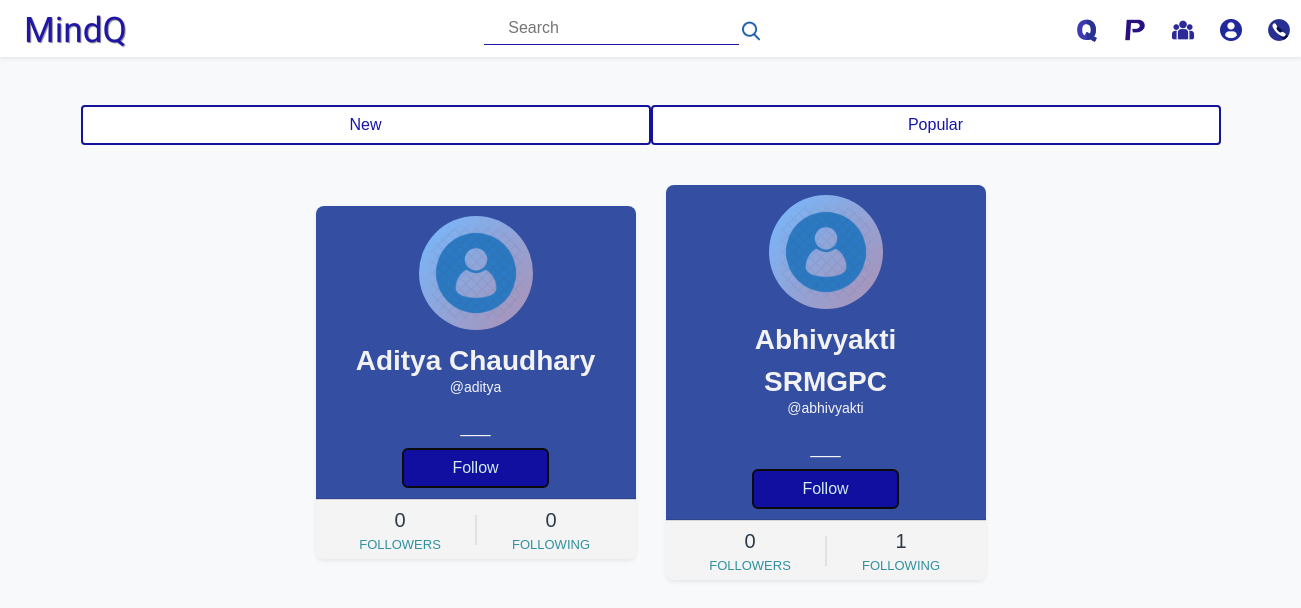
Page /profile/people_you_may_know/ (signed in) on the committed database.
### user_profile/models.py (models this page shows, shortened)
class Profile(models.Model):
    key = models.AutoField(primary_key=True)
    user = models.OneToOneField(User,on_delete=models.CASCADE,blank=True)
    name = models.CharField(max_length=50,null=True)
    job = models.CharField(max_length=100,null=True,default='___',blank=True)
    bio = models.CharField(max_length=500,null=True)
    followers = models.ManyToManyField(User, related_name='followers_ofUser')
    following = models.ManyToManyField(User, related_name='following_ofUser')
    account_created = models.DateField(auto_now_add=True)
    profile_image = models.ImageField(upload_to='user_profile',default='user_profile/default_profile2.png')
    def num_followers(self):
        return self.followers.all().count()
    def num_following(self):
        return self.following.all().count()

### user_profile/views.py (the view)
# urls.py: path('people_you_may_know/',views.peopleYouMayKnow,name="peopleYouMayKnow"),
@login_required(login_url='/login/')
def peopleYouMayKnow(request):
    profiles = Profile.objects.all().order_by('-account_created')
    context = {'profiles':profiles}
    return render(request,'user_profile/peopleYouMayKnow.html',context)

### templates/user_profile/peopleYouMayKnow.html (shortened to what this page needs)
{% extends 'qna/base.html' %}
{% load static %}
{% block title %}
<link rel="stylesheet" href="{% static 'user_profile/css/peopleYouMayKnow.css' %}">
{% endblock %}
{% block content %}
<div class="container mt-5">
    <div class="row">
        <div class="col-md-6 px-0 mx-0">
            <a href="#" class="btn filterbtn d-block mx-lg-0 mx-4">New</a>
        </div>
        <div class="col-md-6 px-0 mx-0">
            <a href="#" class="btn filterbtn d-block mx-lg-0 mx-4">Popular</a>
        </div>
    </div>
</div>
<div class="main">
    {% for i in profiles %}
    {% if i.user.pk == 2 or i.user == request.user %}
    {% else %}
    <div class="profile-card shadow-sm">
        <div class="card-header">
            <div class="pic">
                <img src="{{ i.profile_image.url }}" alt="">
            </div>
            <a class="name" href="{% url 'viewProfile' i.user.pk %}">{{ i.name }}</a>
            <a href="{% url 'viewProfile' i.user.pk %}" class="username">@{{ i.user }}</a>
            <div class="desc">{{ i.job }}</div>
            <form action="{% url 'follow-view' %}" method="POST" class='follow-form mt-2' id='{{i.key}}'>
                <button type="submit" class="btn px-5 follow-btn follow-btn{{i.key}} px-0">
                    {% if request.user not in i.followers.all %}
                    <span>Follow</span>
                    {% else %}
                    <span>Unfollow</span>
                    {% endif %}
                </button>
            </form>
        </div>
        <div class="card-footer">
            <div class="numbers">
                <div class="item">
                    <span class="followers-count{{ i.key }}">{{ i.num_followers }}</span>
                    Followers
                </div>
                <div class="border"></div>
                <div class="item">
                    <span>{{ i.num_following }}</span>
                    Following
                </div>
            </div>
        </div>
    </div>
    {% endif %}
    {% endfor %}
</div>
{% endblock %}

### static/user_profile/css/peopleYouMayKnow.css (style rules this page uses)
* { margin: 0; padding: 0; font-family: "Ubuntu", sans-serif; box-sizing: border-box; text-decoration: none; }
.main { display:flex; flex-direction: row; flex-wrap: wrap; align-items: center; justify-content: center; padding: 20px; }
.profile-card { width: 320px; text-align: center; border-radius: 8px; overflow: hidden; margin: 20px 15px; }
.card-header { background:#344fa1; padding: 10px 40px; }
.pic { display: inline-block; padding: 7px; background: linear-gradient(130deg, #74b9ff, #e66767); margin: auto; border-radius: 50%; background-size: 200% 200%; animation: animated-gradient 2s linear infinite; }
.pic img { display: block; width: 100px; height: 100px; border-radius: 50%; }
.name { color: #f2f2f2; font-family: 'Gill Sans', 'Gill Sans MT', Calibri, 'Trebuchet MS', sans-serif; display: block; text-decoration: none; font-size: 28px; font-weight: 600; cursor: pointer; margin-top: 3px; margin-bottom: 0px; }
.username { display: block; margin-top: 0px; font-size: 14px; color: whitesmoke; text-decoration: none; position: relative; bottom: 5px; margin-bottom: 10px; }
.filterbtn { border: 2px solid rgb(19, 19, 155); color: rgb(22, 22, 167); background-color: white; }
.desc { font-size: 18px; color: whitesmoke; }
.follow-btn { background: rgb(17, 15, 160); display: inline-block; color: #d2ecee; border: 2px solid #0a0a0a; border-radius: 6px; transition: .3s linear; }
.card-footer { background: #f4f4f4; padding: 5px 10px; }
.numbers { display: flex; align-items: center; }
.item { flex: 1; text-transform: uppercase; font-size: 13px; color: #31919e; }
.item span { display: block; color: #2c3a47; font-size: 20px; }
.border { width: 1px; height: 30px; background: #bbb; }

### rows in the picture
Profile: profile_image (placeholder picture), name "Aditya Chaudhary", user "aditya", job "___", shows "Follow", num_followers "0", num_following "0"
Profile: profile_image (placeholder picture), name "Abhivyakti SRMGPC", user "abhivyakti", job "___", shows "Follow", num_followers "0", num_following "1"
